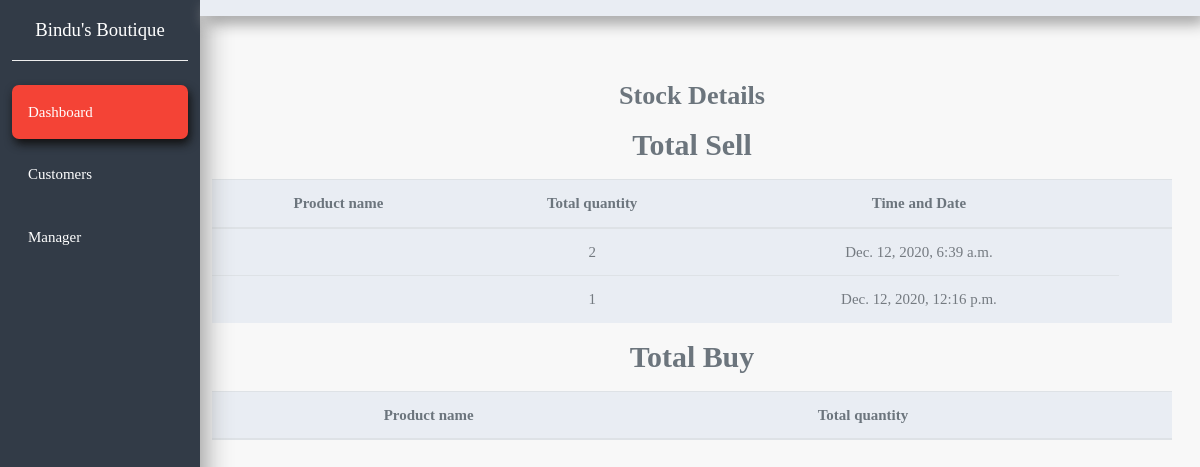
Page /stock_detail/ on the earlier database version.
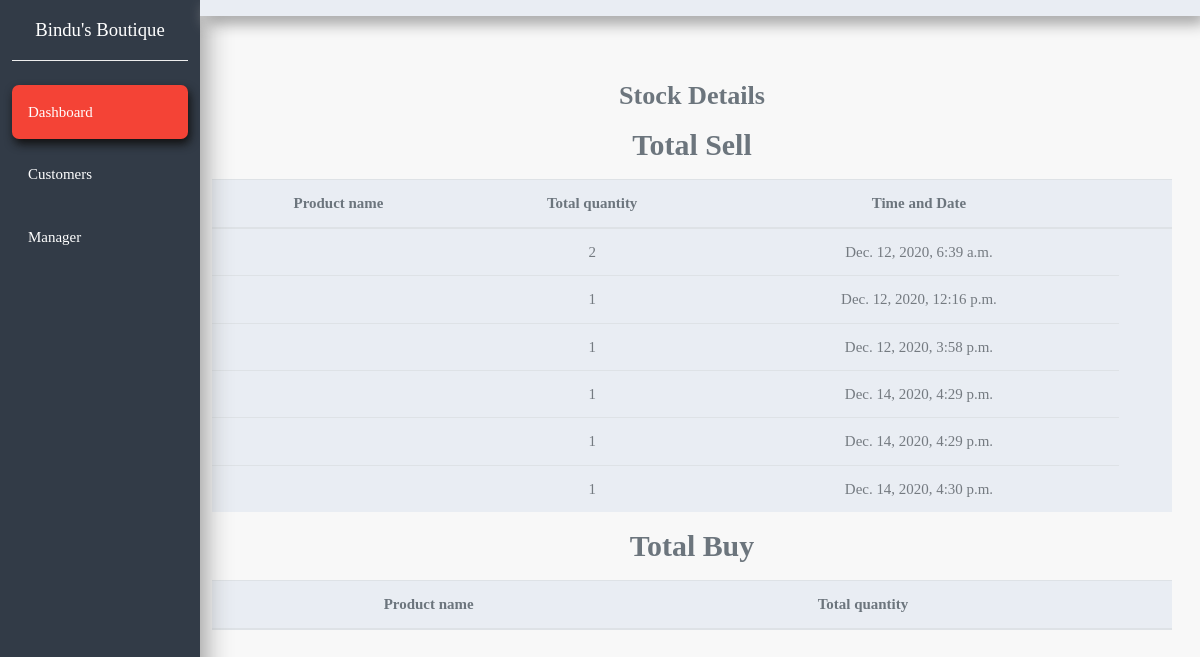
Same page on the later database version.
### crm/models.py (models this page shows, shortened)
class Order(models.Model):
    customer = models.ForeignKey(Customer, null= True, on_delete= models.SET_NULL)
    category = models.CharField(max_length=1,default='S',null=True)
    gold_rate = models.DecimalField(max_digits=10,decimal_places=2,null=True,default=0.00)
    cost = models.IntegerField(null=True, blank=True,default=0)
    paid = models.IntegerField(null=True, blank=True,default=0)
    balance = models.IntegerField(null=True, blank=True,default=0)
    qty = models.IntegerField(null=True, blank=True,default=1)
    date_created = models.DateTimeField(auto_now_add=True, null=True)

### crm/views.py (the view)
# urls.py: path('stock_detail/', views.stock_detail, name="stock_detail"),
def stock_detail(request):
    orders = Order.objects.all()
    supplier_slip_list = Supplier_slip.objects.all()
    context = {'orders': orders, 'supplier_slip_list': supplier_slip_list}
    return render(request, 'crm/stock_detail.html', context)

### crm/templates/crm/stock_detail.html (shortened to what this page needs)
{% extends 'crm/base.html'%} {% block content %}
<section>
  <div class="container-fluid">
    <div class="row mb-5">
      <div class="col-xl-10 col-lg-9 col-md-8 ml-auto mt-5">
        <div class="row align-items-center">
          <div class="col mt-3 mr-3">
            <h3 class="text-muted text-center mb-3">Stock Details</h3>
            <h2 class="text-muted text-center mb-3">Total Sell</h2>
            <table class="table table-striped bg-light text-center">
              <thead>
                <tr class="text-muted">
                  <th>Product name</th>
                  <th>Total quantity</th>
                  <th>Time and Date</th>
                  <th></th>
                </tr>
              </thead>
              <tbody>
                {% for item in orders %}
                <tr>
                  <td>{{item.product.name}}</td>
                  <td>{{item.qty}}</td>
                  <td>{{item.date_created}}</td>
                </tr>
                {% endfor %}
              </tbody>
            </table>
            <h2 class="text-muted text-center mb-3">Total Buy</h2>
            <table class="table table-striped bg-light text-center">
              <thead>
                <tr class="text-muted">
                  <th>Product name</th>
                  <th>Total quantity</th>
                  <th></th>
                </tr>
              </thead>
            </table>
          </div>
        </div>
      </div>
    </div>
  </div>
</section>
{% endblock %}

Differences in the rows shown:
added Order: qty "1", date_created "Dec. 12, 2020, 3:58 p.m."
added Order: qty "1", date_created "Dec. 14, 2020, 4:29 p.m."
added Order: qty "1", date_created "Dec. 14, 2020, 4:29 p.m."
added Order: qty "1", date_created "Dec. 14, 2020, 4:30 p.m."
